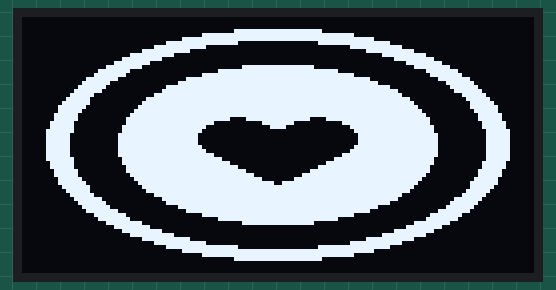
The sketch below on a simulated Arduino Uno, built with avr-gcc and run on an emulated ATmega328P. Shown: 128×64 one-colour display.

Above: at 0.1 s.
At 1.3 s:
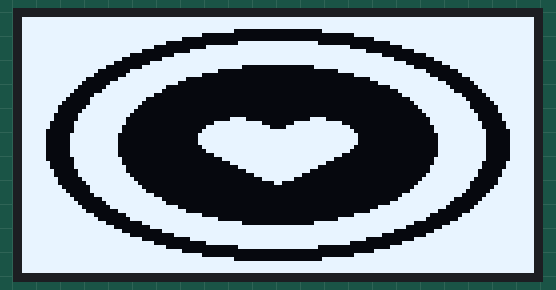

The sketch:

7-1.7.ino
```cpp
/**************************************************************************
 Lab 07 – Custom Graphic Logo (Rounded VC)
 CS 4540 – I2C Networks, Graphic Display
 OLED: SSD1306 128x64
 **************************************************************************/

#include <Wire.h>
#include <Adafruit_GFX.h>
#include <Adafruit_SSD1306.h>

#define SCREEN_WIDTH 128
#define SCREEN_HEIGHT 64
#define OLED_RESET -1
#define OLED_ADDRESS 0x3C

Adafruit_SSD1306 display(SCREEN_WIDTH, SCREEN_HEIGHT, &Wire, OLED_RESET);

/* Full-screen bitmap */
#define LOGO_WIDTH  128
#define LOGO_HEIGHT 64

/*
   Monochrome, Horizontal Byte Orientation
*/
static const unsigned char PROGMEM heart_logo[] = {
/* Each row is 128 pixels = 16 bytes */
// width: 128, height: 64
  // width: 128, height: 64, length: 1024
  0xFF, 0xFF, 0xFF, 0xFF, 0xFF, 0xFF, 0xFF, 0xFF, 0xFF, 0xFF, 0xFF, 0xFF, 0xFF, 0xFF, 0xFF, 0xFF,
  0xFF, 0xFF, 0xFF, 0xFF, 0xFF, 0xFF, 0xFF, 0xFF, 0xFF, 0xFF, 0xFF, 0xFF, 0xFF, 0xFF, 0xFF, 0xFF,
  0xFF, 0xFF, 0xFF, 0xFF, 0xFF, 0xFF, 0xFF, 0xFF, 0xFF, 0xFF, 0xFF, 0xFF, 0xFF, 0xFF, 0xFF, 0xFF,
  0xFF, 0xFF, 0xFF, 0xFF, 0xFF, 0xFF, 0xF8, 0x00, 0x00, 0x1F, 0xFF, 0xFF, 0xFF, 0xFF, 0xFF, 0xFF,
  0xFF, 0xFF, 0xFF, 0xFF, 0xFF, 0xF8, 0x00, 0x00, 0x00, 0x00, 0x1F, 0xFF, 0xFF, 0xFF, 0xFF, 0xFF,
  0xFF, 0xFF, 0xFF, 0xFF, 0xFF, 0x00, 0x00, 0x00, 0x00, 0x00, 0x00, 0xFF, 0xFF, 0xFF, 0xFF, 0xFF,
  0xFF, 0xFF, 0xFF, 0xFF, 0xF0, 0x00, 0x03, 0xFF, 0xFF, 0xC0, 0x00, 0x0F, 0xFF, 0xFF, 0xFF, 0xFF,
  0xFF, 0xFF, 0xFF, 0xFF, 0x80, 0x03, 0xFF, 0xFF, 0xFF, 0xFF, 0xC0, 0x01, 0xFF, 0xFF, 0xFF, 0xFF,
  0xFF, 0xFF, 0xFF, 0xFC, 0x00, 0x3F, 0xFF, 0xFF, 0xFF, 0xFF, 0xFC, 0x00, 0x3F, 0xFF, 0xFF, 0xFF,
  0xFF, 0xFF, 0xFF, 0xE0, 0x03, 0xFF, 0xFF, 0xFF, 0xFF, 0xFF, 0xFF, 0xC0, 0x07, 0xFF, 0xFF, 0xFF,
  0xFF, 0xFF, 0xFF, 0x80, 0x1F, 0xFF, 0xFF, 0xFF, 0xFF, 0xFF, 0xFF, 0xF8, 0x01, 0xFF, 0xFF, 0xFF,
  0xFF, 0xFF, 0xFE, 0x00, 0xFF, 0xFF, 0xFF, 0xFF, 0xFF, 0xFF, 0xFF, 0xFF, 0x00, 0x7F, 0xFF, 0xFF,
  0xFF, 0xFF, 0xF8, 0x03, 0xFF, 0xFF, 0xFE, 0x00, 0x00, 0x7F, 0xFF, 0xFF, 0xC0, 0x1F, 0xFF, 0xFF,
  0xFF, 0xFF, 0xE0, 0x1F, 0xFF, 0xFF, 0x80, 0x00, 0x00, 0x01, 0xFF, 0xFF, 0xF8, 0x07, 0xFF, 0xFF,
  0xFF, 0xFF, 0xC0, 0x3F, 0xFF, 0xF8, 0x00, 0x00, 0x00, 0x00, 0x1F, 0xFF, 0xFC, 0x03, 0xFF, 0xFF,
  0xFF, 0xFF, 0x00, 0xFF, 0xFF, 0x80, 0x00, 0x00, 0x00, 0x00, 0x01, 0xFF, 0xFF, 0x00, 0xFF, 0xFF,
  0xFF, 0xFE, 0x03, 0xFF, 0xFE, 0x00, 0x00, 0x00, 0x00, 0x00, 0x00, 0x7F, 0xFF, 0xC0, 0x7F, 0xFF,
  0xFF, 0xFC, 0x07, 0xFF, 0xF0, 0x00, 0x00, 0x00, 0x00, 0x00, 0x00, 0x0F, 0xFF, 0xE0, 0x3F, 0xFF,
  0xFF, 0xF8, 0x0F, 0xFF, 0xE0, 0x00, 0x00, 0x00, 0x00, 0x00, 0x00, 0x03, 0xFF, 0xF0, 0x1F, 0xFF,
  0xFF, 0xF0, 0x3F, 0xFF, 0x80, 0x00, 0x00, 0x00, 0x00, 0x00, 0x00, 0x01, 0xFF, 0xFC, 0x0F, 0xFF,
  0xFF, 0xE0, 0x7F, 0xFE, 0x00, 0x00, 0x00, 0x00, 0x00, 0x00, 0x00, 0x00, 0x7F, 0xFE, 0x07, 0xFF,
  0xFF, 0xC0, 0x7F, 0xFC, 0x00, 0x00, 0x00, 0x00, 0x00, 0x00, 0x00, 0x00, 0x3F, 0xFF, 0x03, 0xFF,
  0xFF, 0x80, 0xFF, 0xF8, 0x00, 0x00, 0x00, 0x00, 0x00, 0x00, 0x00, 0x00, 0x1F, 0xFF, 0x01, 0xFF,
  0xFF, 0x81, 0xFF, 0xF0, 0x00, 0x00, 0x00, 0x00, 0x00, 0x00, 0x00, 0x00, 0x0F, 0xFF, 0x81, 0xFF,
  0xFF, 0x03, 0xFF, 0xE0, 0x00, 0x00, 0x00, 0x00, 0x00, 0x00, 0x00, 0x00, 0x07, 0xFF, 0xC0, 0xFF,
  0xFF, 0x03, 0xFF, 0xC0, 0x00, 0x00, 0x0F, 0x00, 0x00, 0xF0, 0x00, 0x00, 0x03, 0xFF, 0xC0, 0xFF,
  0xFE, 0x07, 0xFF, 0xC0, 0x00, 0x00, 0xFF, 0xF0, 0x0F, 0xFF, 0x00, 0x00, 0x03, 0xFF, 0xE0, 0x7F,
  0xFE, 0x07, 0xFF, 0x80, 0x00, 0x03, 0xFF, 0xFC, 0x3F, 0xFF, 0xC0, 0x00, 0x01, 0xFF, 0xE0, 0x7F,
  0xFC, 0x07, 0xFF, 0x80, 0x00, 0x07, 0xFF, 0xFF, 0xFF, 0xFF, 0xE0, 0x00, 0x01, 0xFF, 0xF0, 0x3F,
  0xFC, 0x0F, 0xFF, 0x00, 0x00, 0x0F, 0xFF, 0xFF, 0xFF, 0xFF, 0xF0, 0x00, 0x00, 0xFF, 0xF0, 0x3F,
  0xFC, 0x0F, 0xFF, 0x00, 0x00, 0x0F, 0xFF, 0xFF, 0xFF, 0xFF, 0xF0, 0x00, 0x00, 0xFF, 0xF0, 0x3F,
  0xFC, 0x0F, 0xFF, 0x00, 0x00, 0x0F, 0xFF, 0xFF, 0xFF, 0xFF, 0xF0, 0x00, 0x00, 0xFF, 0xF0, 0x3F,
  0xFC, 0x0F, 0xFF, 0x00, 0x00, 0x07, 0xFF, 0xFF, 0xFF, 0xFF, 0xE0, 0x00, 0x00, 0xFF, 0xF0, 0x3F,
  0xFC, 0x0F, 0xFF, 0x00, 0x00, 0x03, 0xFF, 0xFF, 0xFF, 0xFF, 0xC0, 0x00, 0x00, 0xFF, 0xF0, 0x3F,
  0xFC, 0x0F, 0xFF, 0x00, 0x00, 0x00, 0xFF, 0xFF, 0xFF, 0xFF, 0x00, 0x00, 0x00, 0xFF, 0xF0, 0x3F,
  0xFC, 0x07, 0xFF, 0x80, 0x00, 0x00, 0x3F, 0xFF, 0xFF, 0xFC, 0x00, 0x00, 0x01, 0xFF, 0xF0, 0x3F,
  0xFE, 0x07, 0xFF, 0x80, 0x00, 0x00, 0x0F, 0xFF, 0xFF, 0xF0, 0x00, 0x00, 0x01, 0xFF, 0xE0, 0x7F,
  0xFE, 0x07, 0xFF, 0xC0, 0x00, 0x00, 0x03, 0xFF, 0xFF, 0xC0, 0x00, 0x00, 0x03, 0xFF, 0xE0, 0x7F,
  0xFF, 0x03, 0xFF, 0xC0, 0x00, 0x00, 0x00, 0xFF, 0xFF, 0x00, 0x00, 0x00, 0x03, 0xFF, 0xC0, 0xFF,
  0xFF, 0x03, 0xFF, 0xE0, 0x00, 0x00, 0x00, 0x3F, 0xFC, 0x00, 0x00, 0x00, 0x07, 0xFF, 0xC0, 0xFF,
  0xFF, 0x81, 0xFF, 0xF0, 0x00, 0x00, 0x00, 0x0F, 0xF0, 0x00, 0x00, 0x00, 0x0F, 0xFF, 0x81, 0xFF,
  0xFF, 0x80, 0xFF, 0xF8, 0x00, 0x00, 0x00, 0x01, 0x80, 0x00, 0x00, 0x00, 0x1F, 0xFF, 0x01, 0xFF,
  0xFF, 0xC0, 0x7F, 0xFC, 0x00, 0x00, 0x00, 0x00, 0x00, 0x00, 0x00, 0x00, 0x3F, 0xFF, 0x03, 0xFF,
  0xFF, 0xE0, 0x7F, 0xFE, 0x00, 0x00, 0x00, 0x00, 0x00, 0x00, 0x00, 0x00, 0x7F, 0xFE, 0x07, 0xFF,
  0xFF, 0xF0, 0x3F, 0xFF, 0x80, 0x00, 0x00, 0x00, 0x00, 0x00, 0x00, 0x01, 0xFF, 0xFC, 0x0F, 0xFF,
  0xFF, 0xF8, 0x0F, 0xFF, 0xE0, 0x00, 0x00, 0x00, 0x00, 0x00, 0x00, 0x03, 0xFF, 0xF0, 0x1F, 0xFF,
  0xFF, 0xFC, 0x07, 0xFF, 0xF0, 0x00, 0x00, 0x00, 0x00, 0x00, 0x00, 0x0F, 0xFF, 0xE0, 0x3F, 0xFF,
  0xFF, 0xFE, 0x03, 0xFF, 0xFE, 0x00, 0x00, 0x00, 0x00, 0x00, 0x00, 0x7F, 0xFF, 0xC0, 0x7F, 0xFF,
  0xFF, 0xFF, 0x00, 0xFF, 0xFF, 0x80, 0x00, 0x00, 0x00, 0x00, 0x01, 0xFF, 0xFF, 0x00, 0xFF, 0xFF,
  0xFF, 0xFF, 0xC0, 0x3F, 0xFF, 0xF8, 0x00, 0x00, 0x00, 0x00, 0x1F, 0xFF, 0xFC, 0x03, 0xFF, 0xFF,
  0xFF, 0xFF, 0xE0, 0x1F, 0xFF, 0xFF, 0x80, 0x00, 0x00, 0x01, 0xFF, 0xFF, 0xF8, 0x07, 0xFF, 0xFF,
  0xFF, 0xFF, 0xF8, 0x03, 0xFF, 0xFF, 0xFE, 0x00, 0x00, 0x7F, 0xFF, 0xFF, 0xC0, 0x1F, 0xFF, 0xFF,
  0xFF, 0xFF, 0xFE, 0x00, 0xFF, 0xFF, 0xFF, 0xFF, 0xFF, 0xFF, 0xFF, 0xFF, 0x00, 0x7F, 0xFF, 0xFF,
  0xFF, 0xFF, 0xFF, 0x80, 0x1F, 0xFF, 0xFF, 0xFF, 0xFF, 0xFF, 0xFF, 0xF8, 0x01, 0xFF, 0xFF, 0xFF,
  0xFF, 0xFF, 0xFF, 0xE0, 0x03, 0xFF, 0xFF, 0xFF, 0xFF, 0xFF, 0xFF, 0xC0, 0x07, 0xFF, 0xFF, 0xFF,
  0xFF, 0xFF, 0xFF, 0xFC, 0x00, 0x3F, 0xFF, 0xFF, 0xFF, 0xFF, 0xFC, 0x00, 0x3F, 0xFF, 0xFF, 0xFF,
  0xFF, 0xFF, 0xFF, 0xFF, 0x80, 0x03, 0xFF, 0xFF, 0xFF, 0xFF, 0xC0, 0x01, 0xFF, 0xFF, 0xFF, 0xFF,
  0xFF, 0xFF, 0xFF, 0xFF, 0xF0, 0x00, 0x03, 0xFF, 0xFF, 0xC0, 0x00, 0x0F, 0xFF, 0xFF, 0xFF, 0xFF,
  0xFF, 0xFF, 0xFF, 0xFF, 0xFF, 0x00, 0x00, 0x00, 0x00, 0x00, 0x00, 0xFF, 0xFF, 0xFF, 0xFF, 0xFF,
  0xFF, 0xFF, 0xFF, 0xFF, 0xFF, 0xF8, 0x00, 0x00, 0x00, 0x00, 0x1F, 0xFF, 0xFF, 0xFF, 0xFF, 0xFF,
  0xFF, 0xFF, 0xFF, 0xFF, 0xFF, 0xFF, 0xF8, 0x00, 0x00, 0x1F, 0xFF, 0xFF, 0xFF, 0xFF, 0xFF, 0xFF,
  0xFF, 0xFF, 0xFF, 0xFF, 0xFF, 0xFF, 0xFF, 0xFF, 0xFF, 0xFF, 0xFF, 0xFF, 0xFF, 0xFF, 0xFF, 0xFF,
  0xFF, 0xFF, 0xFF, 0xFF, 0xFF, 0xFF, 0xFF, 0xFF, 0xFF, 0xFF, 0xFF, 0xFF, 0xFF, 0xFF, 0xFF, 0xFF,
  0xFF, 0xFF, 0xFF, 0xFF, 0xFF, 0xFF, 0xFF, 0xFF, 0xFF, 0xFF, 0xFF, 0xFF, 0xFF, 0xFF, 0xFF, 0xFF,
};

void setup() {
  if (!display.begin(SSD1306_SWITCHCAPVCC, OLED_ADDRESS)) {
    while (1);
  }

  display.clearDisplay();

  display.drawBitmap(
    0,
    0,
    heart_logo,
    LOGO_WIDTH,
    LOGO_HEIGHT,
    WHITE
  );

  display.display();
}

void loop() {
  // Optional animation
  display.invertDisplay(true);
  delay(1200);
  display.invertDisplay(false);
  delay(1200);
}
```

Measured:
- what the display in image 0 shows lasts 1.2 s, from 0.1 s to 1.3 s
